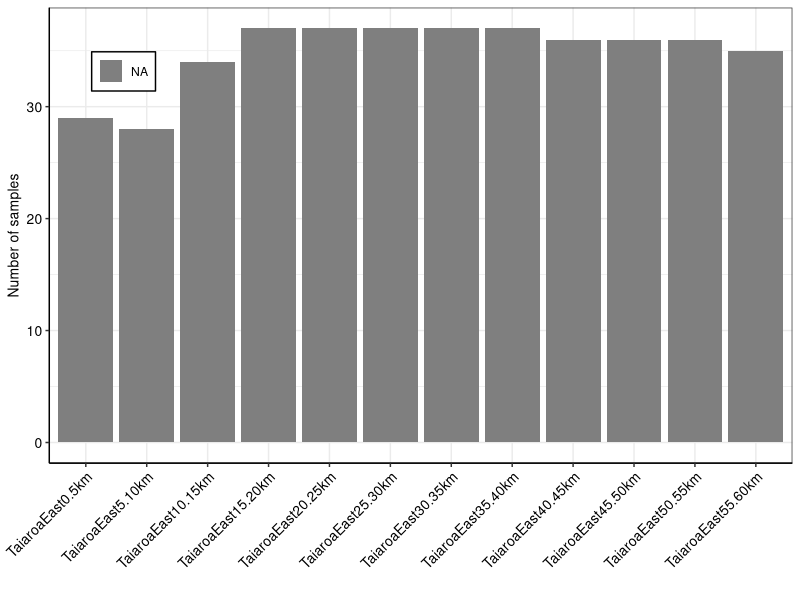

This chart was generated by the following R code: (Note: this script raises an error after producing the figure.)
## 
## EDA
##
## -------------------------------------------------------------------------- ##
## -------------------------------------------------------------------------- ##

## This script runs Exploratory Data Analysis (EDA), mostly summaries and 
## descriptive stats.

## -------------------------------------------------------------------------- ##
## -------------------------------------------------------------------------- ##

## Libraries ####
library(dplyr)
library(ggplot2)
library(patchwork)
# library(cowplot)
# library(RColorBrewer)
# library(colorspace)

## Read data ####
data <- read.csv("./data-processed/all_data_long.csv")[, -1]

## Format some columns
data$taiaroa_east <- 
  factor(data$taiaroa_east,
         levels = c("TaiaroaEast0.5km", "TaiaroaEast5.10km",
                    "TaiaroaEast10.15km", "TaiaroaEast15.20km",
                    "TaiaroaEast20.25km", "TaiaroaEast25.30km",
                    "TaiaroaEast30.35km", "TaiaroaEast35.40km",
                    "TaiaroaEast40.45km", "TaiaroaEast45.50km",
                    "TaiaroaEast50.55km", "TaiaroaEast55.60km"))

data$direction <- 
  factor(data$direction,
         levels = c("eastward", "westward"))

data$season <- 
  factor(data$season,
         levels = c("summer", "autumn", "winter", "spring"))

data$count <- as.numeric(data$count)

## EDA ####

#------------------------------------------------------------------------------#
## Colour palettes (colour-blind friendly) ------------------------------------#
#------------------------------------------------------------------------------#

## two_colour_palette_discrete
# palette.colors(palette = "Set2")[2:3]

## four_colour_palette_discrete 
# palette.colors(palette = "Tableau 10")[1:4]

#------------------------------------------------------------------------------#
## Summarise number of samples, by direction, in each 5 km transect -----------#
#------------------------------------------------------------------------------#
n_sample_taiaroa_east <-
  data %>% 
  dplyr::group_by(taiaroa_east, direction) %>% 
  dplyr::summarise(n = n_distinct(date))

## Plot 
gg_n_sample_taiaroa_east <-
  ggplot(data = n_sample_taiaroa_east) +
  geom_bar(aes(x = taiaroa_east, y = n, fill = direction),
           stat = "identity", position = "dodge") +
  scale_fill_manual(values = c("#FC8D62", "#8DA0CB"), name = NULL) +
  xlab("") + ylab("Number of samples") +
  theme_bw() +
  theme(axis.text.x = element_text(angle = 45, hjust = 1),
        axis.text = element_text(size = 10, colour = "black"),
        axis.title.y = element_text(size = 10, colour = "black"),
        axis.line = element_line(colour = "black"),
        legend.position = c(0.1, 0.86),
        legend.background = element_rect(colour = "black"))

ggsave(gg_n_sample_taiaroa_east,
       filename = "./results/EDA_n_sample_taiaroa_east.pdf",
       height = 12, width = 18, units = "cm")

rm("n_sample_taiaroa_east", "gg_n_sample_taiaroa_east")

#------------------------------------------------------------------------------#
## Summarise number of species, by direction, in each 5 km transect -----------#
#------------------------------------------------------------------------------#
n_spp_taiaroa_east <-
  data %>% 
  dplyr::group_by(id, taiaroa_east, direction) %>% 
  dplyr::summarise(n = n_distinct(species))

## Plot 
gg_n_spp_taiaroa_east <-
  ggplot(data = n_spp_taiaroa_east, aes(x = taiaroa_east, y = n, fill = direction)) +
  geom_boxplot(width = 0.5) +
  scale_fill_manual(values = c("#FC8D62", "#8DA0CB"), name = NULL) +
  xlab("") + ylab("Number of species") +
  theme_bw() +
  theme(axis.text.x = element_text(angle = 45, hjust = 1),
        axis.text = element_text(size = 10, colour = "black"),
        axis.title.y = element_text(size = 10, colour = "black"),
        axis.line = element_line(colour = "black"),
        legend.position = c(0.15, 0.88),
        legend.direction =  "horizontal",
        legend.background = element_rect(colour = "black"))

ggsave(gg_n_spp_taiaroa_east,
       filename = "./results/EDA_n_spp_taiaroa_east.pdf",
       height = 12, width = 18, units = "cm")

rm("n_spp_taiaroa_east", "gg_n_spp_taiaroa_east")

#------------------------------------------------------------------------------#
## Summarise number of species and total number of birds, by season (overall) -#
#------------------------------------------------------------------------------#

## Species richness
n_spp_taiaroa_east_season <-
  data %>% 
  dplyr::group_by(id, taiaroa_east, season) %>% 
  dplyr::summarise(n = n_distinct(species))

overall_mean_n_spp_taiaroa_east <- floor(mean(n_spp_taiaroa_east_season$n))

## Total number of birds
n_birds_taiaroa_east_season <-
  data %>% 
  dplyr::group_by(id, taiaroa_east, season) %>% 
  dplyr::summarise(n = sum(count)) %>% 
  dplyr::mutate(log10_n = log10(n))

overall_log10mean_n_birds_taiaroa_east <- round(mean(n_birds_taiaroa_east_season$log10_n), 
                                                digits = 2)

## Plot 1: species richness
gg_n_spp_season <-
  ggplot(data = n_spp_taiaroa_east_season, 
         aes(x = season, y = n, fill = season)) +
  geom_boxplot(width = 0.5) +
  scale_fill_manual(values = c("#4E79A7", "#F28E2B", "#E15759", "#76B7B2"), 
                    name = NULL) +
  geom_hline(yintercept = overall_mean_n_spp_taiaroa_east,
             linetype = "longdash", colour = "grey50") +
  xlab("") + ylab("Number of species") +
  theme_bw() +
  theme(axis.text.x = element_blank(),
        axis.text = element_text(size = 10, colour = "black"),
        axis.title = element_text(size = 10, colour = "black"),
        axis.line = element_line(colour = "black"),
        legend.position = "none")

## Plot 2: number of birds
gg_n_birds_season <-
  ggplot(data = n_birds_taiaroa_east_season, 
         aes(x = season, y = log10_n, fill = season)) +
  geom_boxplot(width = 0.5) +
  scale_fill_manual(values = c("#4E79A7", "#F28E2B", "#E15759", "#76B7B2"), 
                    name = NULL) +
  geom_hline(yintercept = overall_log10mean_n_birds_taiaroa_east,
             linetype = "longdash", colour = "grey50") +
  xlab("") + ylab("Total number of birds (log10)") +
  theme_bw() +
  theme(axis.text.x = element_blank(),
        axis.text = element_text(size = 10, colour = "black"),
        axis.title = element_text(size = 10, colour = "black"),
        axis.line = element_line(colour = "black"),
        legend.position = "top")

gg_spprichness_nbirds_season <- gg_n_spp_season / gg_n_birds_season

ggsave(gg_spprichness_nbirds_season,
       filename = "./results/EDA_spp-richness_n-birds_season.pdf",
       height = 10, width = 10, units = "cm")

rm("gg_n_spp_season", "gg_n_birds_season", "gg_spprichness_nbirds_season")

#------------------------------------------------------------------------------#
## Summarise number of species and total number of birds, ---------------------#
## on each 5 km transect ------------------------------------------------------#
#------------------------------------------------------------------------------#

## Note: using the same summarised objects from above

## Plot 1: species richness
gg_n_spp_taiaroa_east_season <-
  ggplot(data = n_spp_taiaroa_east_season, 
         aes(x = taiaroa_east, y = n, fill = season)) +
  geom_boxplot(width = 0.5) +
  scale_fill_manual(values = c("#4E79A7", "#F28E2B", "#E15759", "#76B7B2"), 
                    name = NULL) +
  geom_hline(yintercept = overall_mean_n_spp_taiaroa_east,
             linetype = "longdash", colour = "grey50") +
  xlab("") + ylab("Number of species") +
  theme_bw() +
  theme(axis.text.x = element_blank(),
        axis.text = element_text(size = 10, colour = "black"),
        axis.title.y = element_text(size = 10, colour = "black"),
        axis.line = element_line(colour = "black"),
        legend.position = "top",
        legend.background = element_rect(colour = "black"))

## Plot 2: total number of birds
gg_n_birds_taiaroa_east_season <-
  ggplot(data = n_birds_taiaroa_east_season, 
         aes(x = taiaroa_east, y = log10_n, fill = season)) +
  geom_boxplot(width = 0.5) +
  scale_fill_manual(values = c("#4E79A7", "#F28E2B", "#E15759", "#76B7B2"), 
                    name = NULL) +
  geom_hline(yintercept = overall_log10mean_n_birds_taiaroa_east,
             linetype = "longdash", colour = "grey50") +
  xlab("") + ylab("Total number of birds (log10)") +
  theme_bw() +
  theme(axis.text.x = element_text(angle = 45, hjust = 1),
        axis.text = element_text(size = 10, colour = "black"),
        axis.title.y = element_text(size = 10, colour = "black"),
        axis.line = element_line(colour = "black"),
        legend.position = "none",
        legend.background = element_rect(colour = "black"))

gg_spprichness_nbirds_taiaroa_east <- 
  gg_n_spp_taiaroa_east_season / gg_n_birds_taiaroa_east_season

ggsave(gg_spprichness_nbirds_taiaroa_east,
       filename = "./results/EDA_spp-richness_n-birds_taiaroa-east.pdf",
       height = 15, width = 16, units = "cm")

rm("gg_n_spp_taiaroa_east_season", "gg_n_birds_taiaroa_east_season", "gg_spprichness_nbirds_taiaroa_east",
   "n_spp_taiaroa_east_season", "overall_mean_n_spp_taiaroa_east",
   "n_birds_taiaroa_east_season", "overall_log10mean_n_birds_taiaroa_east")

#------------------------------------------------------------------------------#
## Summarise % of each water mass, in each 5 km transect ----------------------#
#------------------------------------------------------------------------------#
wm_data <- read.csv("./data-processed/ts_data_summarised_watermasses.csv")

pct_watermass_taiaroa_east_season <-
  wm_data %>% 
  dplyr::group_by(taiaroa_east, season, water_mass) %>%
  dplyr::summarise(n = n())

pct_watermass_taiaroa_east_season$taiaroa_east <- 
  factor(pct_watermass_taiaroa_east_season$taiaroa_east,
         levels = c("TaiaroaEast0.5km", "TaiaroaEast5.10km",
                    "TaiaroaEast10.15km", "TaiaroaEast15.20km",
                    "TaiaroaEast20.25km", "TaiaroaEast25.30km",
                    "TaiaroaEast30.35km", "TaiaroaEast35.40km",
                    "TaiaroaEast40.45km", "TaiaroaEast45.50km",
                    "TaiaroaEast50.55km", "TaiaroaEast55.60km"))

pct_watermass_taiaroa_east_season$season <- 
  factor(pct_watermass_taiaroa_east_season$season,
         levels = c("summer", "autumn", "winter", "spring"))

gg_pct_watermass_taiaroa_east_season <-
  ggplot(data = na.omit(pct_watermass_taiaroa_east_season),
         aes(x = taiaroa_east, y = n, fill = water_mass)) + 
  geom_bar(position = "fill", stat = "identity") + 
  scale_fill_brewer(palette = "Accent", name = NULL) + 
  facet_wrap(~ season, nrow = 4) + 
  xlab("") + ylab("% water mass") +
  theme_bw() + 
  theme(axis.text.x = element_text(angle = 45, hjust = 1),
        axis.text = element_text(size = 10, colour = "black"),
        axis.title.y = element_text(size = 10, colour = "black"),
        axis.line = element_line(colour = "black"),
        strip.text = element_text(size = 10, colour = "black"),
        legend.position = "top")

ggsave(gg_pct_watermass_taiaroa_east_season,
       filename = "./results/EDA_pct_watermass_taiaroa_east_season.pdf",
       height = 15, width = 15, units = "cm")

rm("pct_watermass_taiaroa_east_season", "gg_pct_watermass_taiaroa_east_season")

#------------------------------------------------------------------------------#
## Summarise % of windstress class, by season ---------------------------------#
#------------------------------------------------------------------------------#

pct_windstress_season <-
  data %>% 
  dplyr::distinct(id, season, windstress_class) %>% 
  dplyr::group_by(season, windstress_class) %>%
  dplyr::summarise(n = n()) %>% 
  na.omit()

pct_windstress_season$season <- 
  factor(pct_windstress_season$season,
         levels = c("summer", "autumn", "winter", "spring"))

pct_windstress_season$windstress_class <- 
  factor(pct_windstress_season$windstress_class,
         levels = c("strong_upfront", "weak_upfront", "weak_downfront", "strong_downfront"))

## Check colour palette
# RColorBrewer::display.brewer.pal(12, "Paired")
# RColorBrewer::brewer.pal(12, "Paired")

gg_pct_windstress_season <-
  ggplot(data = pct_windstress_season,
         aes(x = season, y = n, fill = windstress_class)) + 
  geom_bar(position = "fill", stat = "identity") + 
  scale_fill_manual(values = c("#FF7F00", "#FDBF6F", "#CAB2D6", "#6A3D9A"), name = NULL) +
  xlab("") + ylab("% windstress class") +
  theme_bw() + 
  theme(axis.text.x = element_text(angle = 45, hjust = 1),
        axis.text = element_text(size = 10, colour = "black"),
        axis.title.y = element_text(size = 10, colour = "black"),
        axis.line = element_line(colour = "black"),
        strip.text = element_text(size = 10, colour = "black"),
        legend.position = "right")

ggsave(gg_pct_windstress_season,
       filename = "./results/EDA_pct_windstress_season.pdf",
       height = 8, width = 11, units = "cm")
